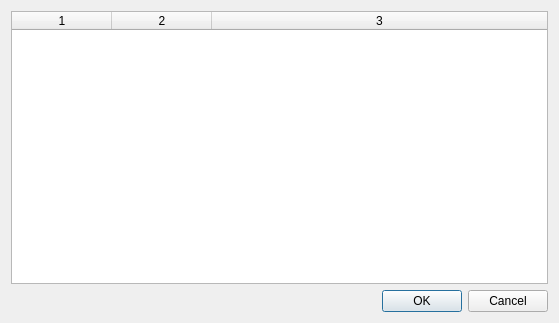
<?xml version="1.0" encoding="UTF-8"?>
<ui version="4.0">
 <class>LogDialog</class>
 <widget class="QDialog" name="LogDialog">
  <property name="geometry">
   <rect>
    <x>0</x>
    <y>0</y>
    <width>559</width>
    <height>323</height>
   </rect>
  </property>
  <property name="windowTitle">
   <string>Dialog</string>
  </property>
  <layout class="QVBoxLayout" name="verticalLayout">
   <item>
    <widget class="QTableWidget" name="table">
     <property name="selectionMode">
      <enum>QAbstractItemView::SingleSelection</enum>
     </property>
     <property name="selectionBehavior">
      <enum>QAbstractItemView::SelectRows</enum>
     </property>
     <property name="columnCount">
      <number>3</number>
     </property>
     <attribute name="horizontalHeaderStretchLastSection">
      <bool>true</bool>
     </attribute>
     <column/>
     <column/>
     <column/>
    </widget>
   </item>
   <item>
    <widget class="QDialogButtonBox" name="buttonBox">
     <property name="orientation">
      <enum>Qt::Horizontal</enum>
     </property>
     <property name="standardButtons">
      <set>QDialogButtonBox::Cancel|QDialogButtonBox::Ok</set>
     </property>
    </widget>
   </item>
  </layout>
 </widget>
 <resources/>
 <connections>
  <connection>
   <sender>buttonBox</sender>
   <signal>accepted()</signal>
   <receiver>LogDialog</receiver>
   <slot>accept()</slot>
   <hints>
    <hint type="sourcelabel">
     <x>248</x>
     <y>254</y>
    </hint>
    <hint type="destinationlabel">
     <x>157</x>
     <y>274</y>
    </hint>
   </hints>
  </connection>
  <connection>
   <sender>buttonBox</sender>
   <signal>rejected()</signal>
   <receiver>LogDialog</receiver>
   <slot>reject()</slot>
   <hints>
    <hint type="sourcelabel">
     <x>316</x>
     <y>260</y>
    </hint>
    <hint type="destinationlabel">
     <x>286</x>
     <y>274</y>
    </hint>
   </hints>
  </connection>
 </connections>
</ui>
